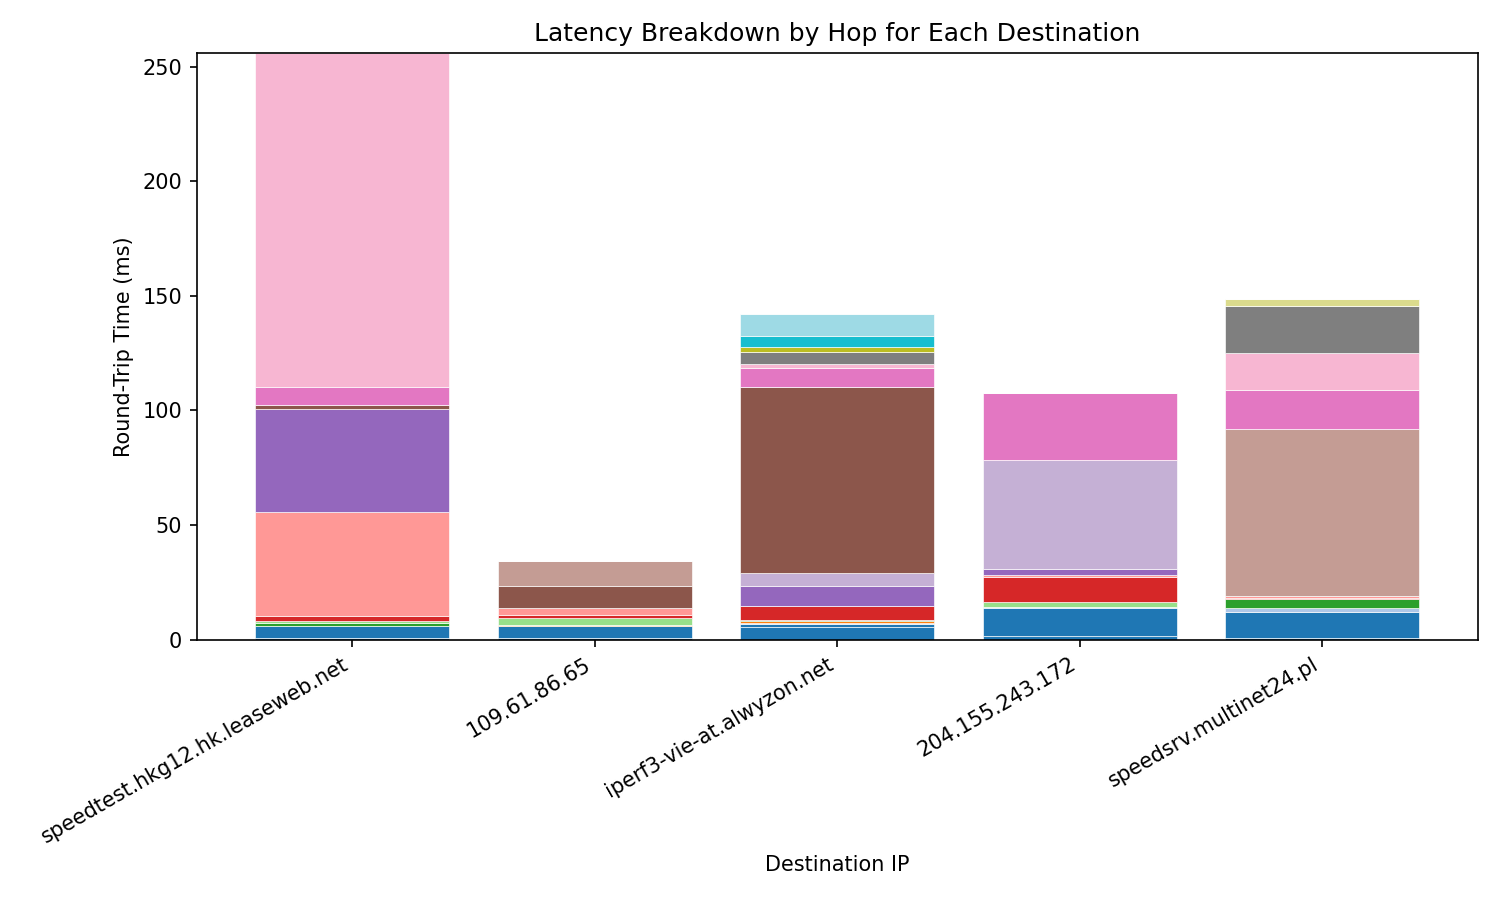

Write the Python code that produced this figure.
import requests
import csv
import random
import linecache
import subprocess
import re
import csv
from collections import defaultdict
import matplotlib.pyplot as plt

SERVER_LIST_URL = "https://export.iperf3serverlist.net/listed_iperf3_servers.csv"
SERVER_LIST_FILE = "listed_iperf3_servers.csv"

def fetch_latest_server_list():
  print("Downloading IP address list...")
  try:
    response = requests.get(SERVER_LIST_URL)
    response.raise_for_status() # throws error if request fails
    with open(SERVER_LIST_FILE, "wb") as file:
      file.write(response.content)
    print("Download complete!")
    return True

  except requests.RequestException as e:
    print(f"Error: failed to download server list: {e}")
    return False

if not fetch_latest_server_list(): # fetching latest server list data
  exit()
with open(SERVER_LIST_FILE) as file:
  num_lines = sum(1 for line in file)

with open("traceroute_results.csv", "w", newline="") as csv_file:
  writer = csv.writer(csv_file)
  writer.writerow(["IP", "HOP", "RTT"])

  # select 5 random line numbers and thus ip addresses by extension
  for line_number in random.sample(range(2, num_lines + 1), 5):
    line = linecache.getline(SERVER_LIST_FILE, line_number).strip()
    ip = line.split(',', 1)[0]
    try:
      traceroute_result = subprocess.run(["traceroute", ip], capture_output=True, text=True, check=True)
    except subprocess.CalledProcessError:
      print(f"traceroute failed for {ip}")
      continue
    for traceroute_line in traceroute_result.stdout.splitlines():
      parts = traceroute_line.split()
      if not parts:
        continue # skips empty line
      hop_number_part = parts[0]
      if not hop_number_part.isdigit():
        continue
      hop_number = int(hop_number_part)
      rtts = re.findall(r"(\d+(?:\.\d+)?)\s*ms", traceroute_line) # find all instances of xx.xx ms to get rtt values
      if len(rtts) == 0:
        continue # skip unresponsive hops
      avg_rtt = round(sum(float(rtt) for rtt in rtts) / len(rtts), 3) # round the avg rtt to 3 decimal places
      writer.writerow([ip, hop_number, f"{avg_rtt:.3f}"])

### QUESTION 2 - PART B ###

RESULTS_FILE = "traceroute_results.csv"

def load_data(filepath):
    """
    Load traceroute results from a CSV file into a dictionary grouped by
    destination IP.

    Args:
        filepath (str): Path to the traceroute_results.csv file. Expected
            columns are IP, HOP, RTT.

    Returns:
        dict[str, list[tuple[int, float]]]: A mapping from destination IP
            (or hostname) to a list of (hop_number, cumulative_rtt_ms)
            tuples, in the order they appear in the file.
    """
    print("Loading data for part 2b...")
    data = defaultdict(list)  # ip -> list of (hop, rtt), in file order
    with open(filepath, newline="") as f:
        reader = csv.DictReader(f)  # reads header row automatically, gives us dict rows
        for row in reader:
            # Cast HOP to int and RTT to float since csv reads everything as strings
            data[row["IP"]].append((int(row["HOP"]), float(row["RTT"])))
    return data


def compute_incremental_latencies(hops):
    """
    Convert a list of cumulative RTT values into per-hop incremental
    latencies.

    traceroute reports RTT as the round-trip time from the source machine
    to that specific hop, meaning each value already includes the delay
    of every hop before it. To find out how much latency each individual
    hop actually contributes, we need to subtract the previous hop's
    cumulative RTT from the current one.

    Args:
        hops (list[tuple[int, float]]): List of (hop_number, cumulative_rtt_ms)
            tuples for a single destination IP, not necessarily sorted and
            possibly missing some hop numbers (non-responsive hops filtered
            out during collection).

    Returns:
        list[tuple[int, float]]: List of (hop_number, incremental_latency_ms)
            tuples sorted by hop number, where incremental_latency_ms is the
            latency added since the previous responsive hop.
    """
    print("Computing data for part 2b...")
    # Sort by hop number first in case rows aren't already in order
    hops = sorted(hops, key=lambda h: h[0])
    increments = []
    prev_rtt = 0.0  # essentially acts as the "latency so far" - starts at 0
    for hop_number, rtt in hops:
        # Incremental latency = how much RTT increased since the last hop
        delta = max(rtt - prev_rtt, 0)  # clamp negatives just in case of jitter/measurement noise
        increments.append((hop_number, delta))
        prev_rtt = rtt  # update baseline for the next iteration
    return increments

def plot_stacked_bar(data):
    """
    Build and save a stacked bar chart showing the latency breakdown per
    hop for each destination IP.

    Each bar corresponds to one destination IP. Each colored segment
    within a bar represents the incremental latency contributed by one
    hop along the path. The total height of a bar equals the RTT to the
    final (last responsive) hop for that destination.

    Args:
        data (dict[str, list[tuple[int, float]]]): Output of load_data(),
            mapping each destination IP to its list of (hop, cumulative_rtt)
            tuples.

    Returns:
        Nonthing returned, it just saves the chart to 'latency_breakdown.png'.
    """
    print("Starting plotting process for part 2b...")
    ips = list(data.keys())  # x-axis categories: one per destination IP

    # Convert every IP's cumulative RTTs into per-hop incremental latencies
    per_ip_increments = {ip: compute_incremental_latencies(data[ip]) for ip in ips}

    # Different IPs may have different numbers of responsive hops, so we
    # need to know the tallest stack (most hop-segments) to loop over
    max_segments = max(len(v) for v in per_ip_increments.values())

    fig, ax = plt.subplots(figsize=(10, 6))
    bottoms = [0] * len(ips)  # tracks the running height of each bar as we stack segments
    cmap = plt.colormaps["tab20"]
    colors = [cmap(i % cmap.N) for i in range(max_segments)]

    # Build the stacked bar one "layer" (segment index) at a time, across all IPs.
    # segment_index 0 = hop 1 for each IP (roughly), segment_index 1 = hop 2, etc.
    for segment_index in range(max_segments):
        segment_values = []

        for ip in ips:
            increments = per_ip_increments[ip]
            if segment_index < len(increments):
                # This IP has a hop at this segment index; use its latency value
                segment_values.append(increments[segment_index][1])
            else:
                # This IP's path was shorter (fewer hops); pad with 0 so bars align
                segment_values.append(0)

        # Draw this layer across all bars at once, stacked on top of previous layers
        ax.bar(
            ips,
            segment_values,
            bottom=bottoms,  # start each bar's segment where the previous one ended
            color=cmap(segment_index / max(max_segments - 1, 1)),  # vary color by hop depth
            edgecolor="white",
            linewidth=0.3,
        )

        # Update running totals so the next layer stacks on top correctly
        bottoms = [b + v for b, v in zip(bottoms, segment_values)]

    ax.set_ylabel("Round-Trip Time (ms)")
    ax.set_xlabel("Destination IP")
    ax.set_title("Latency Breakdown by Hop for Each Destination")
    plt.xticks(rotation=30, ha="right")  # angle labels so long hostnames don't overlap
    plt.tight_layout()
    plt.savefig("latency_breakdown.png", dpi=150)  # save chart as an image file
    plt.show()  # display the chart in a window (if running in a GUI-capable environment)


if __name__ == "__main__":
    # Entry point: load the traceroute data, then generate and save the chart
    data = load_data(RESULTS_FILE)
    plot_stacked_bar(data)
